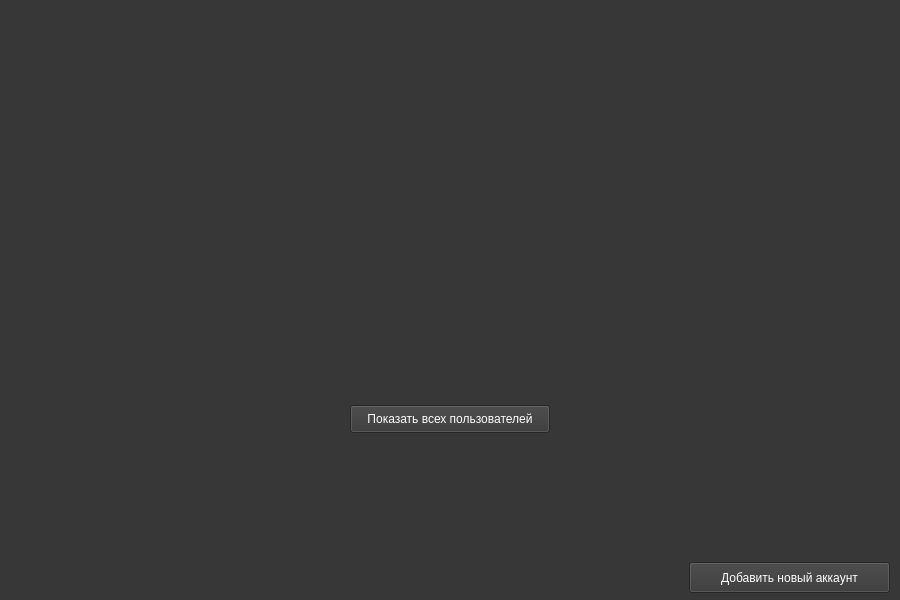
<?xml version="1.0" encoding="UTF-8"?>
<ui version="4.0">
 <class>MainWindow</class>
 <widget class="QMainWindow" name="MainWindow">
  <property name="geometry">
   <rect>
    <x>0</x>
    <y>0</y>
    <width>900</width>
    <height>600</height>
   </rect>
  </property>
  <property name="minimumSize">
   <size>
    <width>900</width>
    <height>600</height>
   </size>
  </property>
  <property name="maximumSize">
   <size>
    <width>900</width>
    <height>600</height>
   </size>
  </property>
  <property name="windowTitle">
   <string>OkayMoney</string>
  </property>
  <property name="styleSheet">
   <string notr="true">background-color: rgb(55, 55, 55);</string>
  </property>
  <widget class="QWidget" name="centralwidget">
   <widget class="QPushButton" name="add_account">
    <property name="geometry">
     <rect>
      <x>689</x>
      <y>562</y>
      <width>201</width>
      <height>31</height>
     </rect>
    </property>
    <property name="styleSheet">
     <string notr="true">color: rgb(255, 255, 255);</string>
    </property>
    <property name="text">
     <string>Добавить новый аккаунт</string>
    </property>
   </widget>
   <widget class="QWidget" name="horizontalLayoutWidget">
    <property name="geometry">
     <rect>
      <x>10</x>
      <y>170</y>
      <width>881</width>
      <height>221</height>
     </rect>
    </property>
    <layout class="QHBoxLayout" name="login_buttons_layout"/>
   </widget>
   <widget class="QPushButton" name="show_more_users_btn">
    <property name="geometry">
     <rect>
      <x>350</x>
      <y>405</y>
      <width>200</width>
      <height>28</height>
     </rect>
    </property>
    <property name="styleSheet">
     <string notr="true">color: rgb(255, 255, 255)</string>
    </property>
    <property name="text">
     <string>Показать всех пользователей</string>
    </property>
   </widget>
  </widget>
 </widget>
 <resources/>
 <connections/>
</ui>
